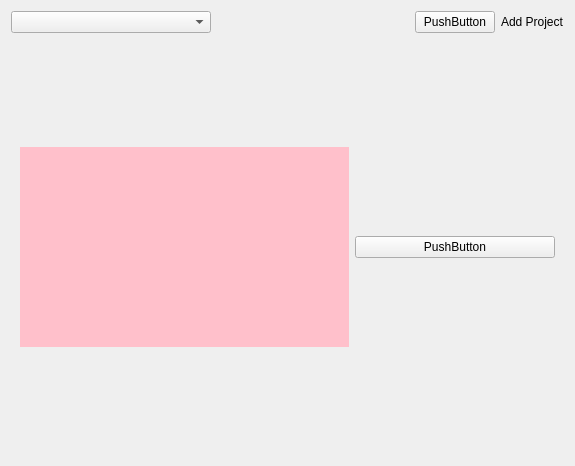
<?xml version="1.0" encoding="UTF-8"?>
<ui version="4.0">
 <class>Form</class>
 <widget class="QWidget" name="Form">
  <property name="enabled">
   <bool>true</bool>
  </property>
  <property name="geometry">
   <rect>
    <x>0</x>
    <y>0</y>
    <width>575</width>
    <height>466</height>
   </rect>
  </property>
  <property name="windowTitle">
   <string>Form</string>
  </property>
  <layout class="QVBoxLayout" name="verticalLayout">
   <item>
    <layout class="QHBoxLayout" name="horizontalLayout">
     <item>
      <widget class="QComboBox" name="project_selector_cb">
       <property name="minimumSize">
        <size>
         <width>200</width>
         <height>0</height>
        </size>
       </property>
      </widget>
     </item>
     <item>
      <spacer name="horizontalSpacer">
       <property name="orientation">
        <enum>Qt::Orientation::Horizontal</enum>
       </property>
       <property name="sizeHint" stdset="0">
        <size>
         <width>40</width>
         <height>20</height>
        </size>
       </property>
      </spacer>
     </item>
     <item>
      <widget class="QPushButton" name="add_proj_button">
       <property name="text">
        <string>PushButton</string>
       </property>
      </widget>
     </item>
     <item>
      <widget class="QLabel" name="add_proj_label">
       <property name="text">
        <string>Add Project</string>
       </property>
      </widget>
     </item>
    </layout>
   </item>
   <item>
    <widget class="QStackedWidget" name="stackedWidget">
     <property name="currentIndex">
      <number>0</number>
     </property>
     <widget class="QWidget" name="stackedWidgetPage1" native="true">
      <layout class="QGridLayout" name="gridLayout">
       <item row="0" column="0">
        <widget class="QWidget" name="task_widget" native="true">
         <property name="minimumSize">
          <size>
           <width>0</width>
           <height>200</height>
          </size>
         </property>
         <property name="styleSheet">
          <string notr="true">background-color:pink;</string>
         </property>
        </widget>
       </item>
       <item row="0" column="1">
        <widget class="QPushButton" name="pushButton">
         <property name="maximumSize">
          <size>
           <width>200</width>
           <height>16777215</height>
          </size>
         </property>
         <property name="text">
          <string>PushButton</string>
         </property>
        </widget>
       </item>
      </layout>
     </widget>
     <widget class="QWidget" name="stackedWidgetPage2" native="true"/>
    </widget>
   </item>
  </layout>
 </widget>
 <resources/>
 <connections/>
</ui>
